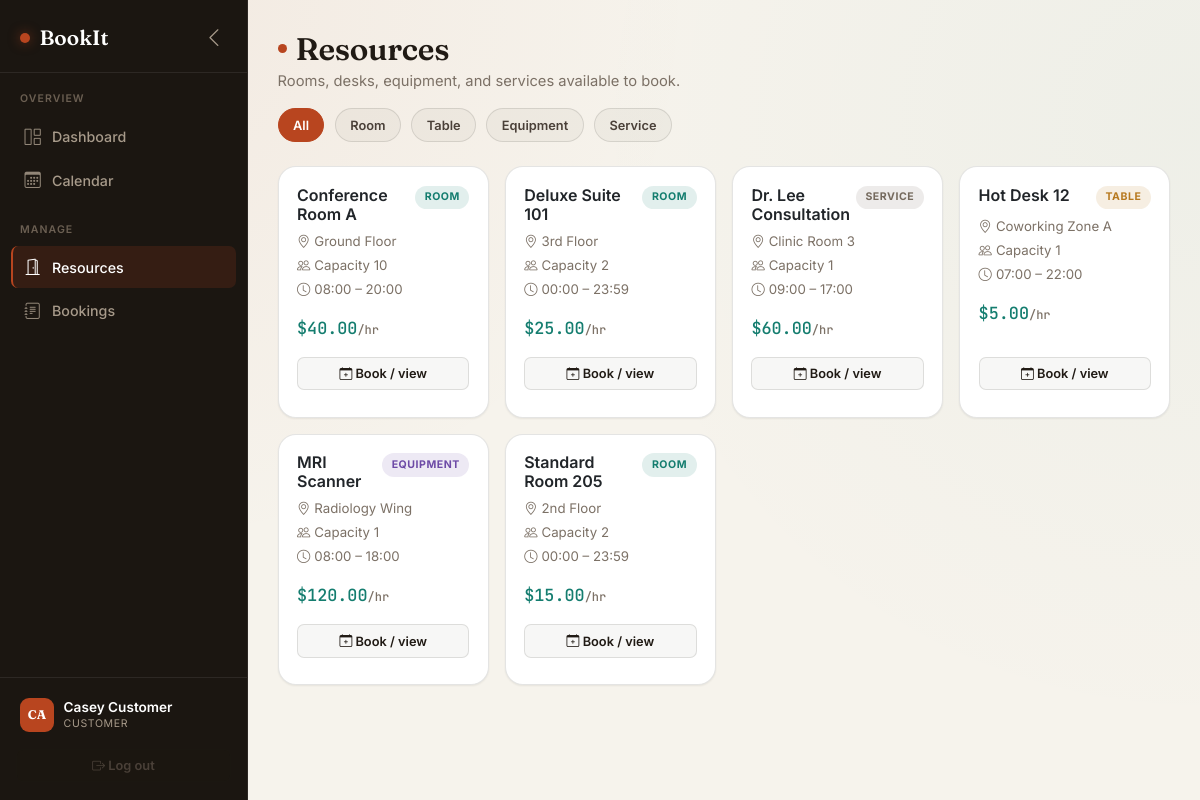
/resources (signed in), run on the app's committed database.
### app/models/user.py (models this page shows, shortened)
class User(Base):
    __tablename__ = "users"
    id = Column(Integer, primary_key=True, index=True)
    full_name = Column(String(120), nullable=False)
    email = Column(String(255), unique=True, index=True, nullable=False)
    hashed_password = Column(String(255), nullable=False)
    role = Column(Enum(RoleEnum), default=RoleEnum.customer, nullable=False)
    is_active = Column(Boolean, default=True, nullable=False)
    created_at = Column(DateTime, default=lambda: datetime.now(timezone.utc))
    bookings = relationship("Booking", back_populates="customer", foreign_keys="Booking.customer_id")

### app/models/resource.py (models this page shows, shortened)
class Resource(Base):
    __tablename__ = "resources"
    id = Column(Integer, primary_key=True, index=True)
    name = Column(String(150), nullable=False)
    type = Column(Enum(ResourceTypeEnum), nullable=False, default=ResourceTypeEnum.room)
    location = Column(String(200), nullable=True)
    capacity = Column(Integer, default=1, nullable=False)
    description = Column(Text, nullable=True)
    price_per_hour = Column(Float, default=0.0, nullable=False)
    open_time = Column(String(5), default="08:00")   # "HH:MM"
    close_time = Column(String(5), default="20:00")  # "HH:MM"
    is_active = Column(Boolean, default=True, nullable=False)
    created_at = Column(DateTime, default=lambda: datetime.now(timezone.utc))
    bookings = relationship("Booking", back_populates="resource")

### app/routers/resources.py (the view)
@router.get("", response_class=HTMLResponse)
def list_resources_page(
    request: Request,
    type: Optional[str] = None,
    db: Session = Depends(get_db),
    user: User = Depends(get_current_user),
):
    service = ResourceService(db)
    type_filter = ResourceTypeEnum(type) if type else None
    resources = service.list_resources(only_active=True, type_filter=type_filter)
    return templates.TemplateResponse(
        "resources.html",
        {"request": request, "user": user, "resources": resources, "types": list(ResourceTypeEnum),
         "active_type": type},
    )

### app/templates/resources.html (shortened to what this page needs)
{% extends "base.html" %}
{% block content %}
<div class="d-flex justify-content-between align-items-end mb-1">
  <div>
    <h1 class="page-title">Resources</h1>
    <p class="page-subtitle mb-0">Rooms, desks, equipment, and services available to book.</p>
  </div>
</div>
<div class="mb-4 mt-3">
  <a href="/resources" class="type-filter-pill {{ 'active' if not active_type }}">All</a>
  {% for t in types %}
  <a href="/resources?type={{ t.value }}" class="type-filter-pill {{ 'active' if active_type == t.value }}">{{ t.value|capitalize }}</a>
  {% endfor %}
</div>
<div class="row g-3">
  {% for r in resources %}
  {% set type_colors = {"room": ("var(--teal-tint)","var(--teal)"), "table": ("var(--amber-tint)","var(--amber)"), "equipment": ("var(--violet-tint)","var(--violet)"), "service": ("var(--slate-tint)","var(--slate)")} %}
  <div class="col-md-4 col-lg-3">
    <div class="card resource-card h-100">
      <div class="card-body d-flex flex-column">
        <div class="d-flex justify-content-between align-items-start mb-2">
          <h5 class="mb-0 fw-semibold" style="font-size:1rem;">{{ r.name }}</h5>
          <span class="resource-type-pill" style="background:{{ type_colors[r.type.value][0] }}; color:{{ type_colors[r.type.value][1] }};">{{ r.type.value }}</span>
        </div>
        <div class="text-muted mb-3" style="font-size:0.83rem;">
          <div class="mb-1"><i class="bi bi-geo-alt me-1"></i>{{ r.location or "No location set" }}</div>
          <div class="mb-1"><i class="bi bi-people me-1"></i>Capacity {{ r.capacity }}</div>
          <div><i class="bi bi-clock me-1"></i>{{ r.open_time }} – {{ r.close_time }}</div>
        </div>
        <div class="price-tag mb-3" style="font-size:1.05rem;">${{ "%.2f"|format(r.price_per_hour) }}<span class="text-muted" style="font-size:0.75rem;">/hr</span></div>
        <div class="mt-auto">
          <a href="/bookings?resource_id={{ r.id }}" class="btn btn-sm btn-outline-primary w-100 mb-2">
            <i class="bi bi-calendar-plus"></i> Book / view
          </a>
        </div>
      </div>
    </div>
  </div>
  {% endfor %}
</div>
{% endblock %}

### app/templates/base.html (shortened to what this page needs)
<!DOCTYPE html>
<html lang="en">
<head>
    <link href="https://cdn.jsdelivr.net/npm/bootstrap@5.3.3/dist/css/bootstrap.min.css" rel="stylesheet">
    <link href="https://cdn.jsdelivr.net/npm/bootstrap-icons@1.11.3/font/bootstrap-icons.css" rel="stylesheet">
    <link href="/static/css/style.css" rel="stylesheet">
</head>
<body>
{% if user %}
<div class="app-shell">
  <aside class="sidebar" id="sidebar">
    <div class="sidebar-brand">
      <span class="dot"></span> <span class="brand-label">BookIt</span>
      <button class="sidebar-collapse-btn ms-auto d-none d-lg-flex" id="sidebarCollapseBtn" title="Collapse sidebar">
        <i class="bi bi-chevron-left"></i>
      </button>
    </div>
    <nav class="sidebar-nav">
      <div class="sidebar-section-label">Overview</div>
      <a href="/dashboard" class="sidebar-link {{ 'active' if request.url.path == '/dashboard' }}"><i class="bi bi-grid-1x2"></i> Dashboard</a>
      <a href="/calendar" class="sidebar-link {{ 'active' if request.url.path == '/calendar' }}"><i class="bi bi-calendar3"></i> Calendar</a>
      <div class="sidebar-section-label">Manage</div>
      <a href="/resources" class="sidebar-link {{ 'active' if request.url.path == '/resources' }}"><i class="bi bi-door-open"></i> Resources</a>
      <a href="/bookings" class="sidebar-link {{ 'active' if request.url.path == '/bookings' }}"><i class="bi bi-journal-text"></i> Bookings</a>
    </nav>
    <div class="sidebar-footer">
      <a href="/profile" class="sidebar-user text-decoration-none {{ 'active-profile' if request.url.path == '/profile' }}">
        <div class="sidebar-avatar">{{ user.full_name[:2].upper() }}</div>
        <div>
          <div class="sidebar-user-name">{{ user.full_name }}</div>
          <div class="sidebar-user-role">{{ user.role.value }}</div>
        </div>
      </a>
      <a href="/logout" class="btn btn-sm btn-light w-100"><i class="bi bi-box-arrow-right"></i> <span class="link-label">Log out</span></a>
    </div>
  </aside>
  <div class="main-area">
    <div class="content">
      {% block content %}{% endblock %}
    </div>
  </div>
</div>
{% else %}
{% block bare_content %}{% endblock %}
{% endif %}
</body>
</html>

### data on the page
User: full_name "CA", full_name "Casey Customer", role.value "CUSTOMER"
Resource: name "Conference Room A", type.value "ROOM", location "Ground Floor", capacity "10", open_time "08:00", close_time "20:00", price_per_hour "40.00"
Resource: name "Deluxe Suite 101", type.value "ROOM", location "3rd Floor", capacity "2", open_time "00:00", close_time "23:59", price_per_hour "25.00"
Resource: name "Dr. Lee Consultation", type.value "SERVICE", location "Clinic Room 3", capacity "1", open_time "09:00", close_time "17:00", price_per_hour "60.00"
Resource: name "Hot Desk 12", type.value "TABLE", location "Coworking Zone A", capacity "1", open_time "07:00", close_time "22:00", price_per_hour "5.00"
Resource: name "MRI Scanner", type.value "EQUIPMENT", location "Radiology Wing", capacity "1", open_time "08:00", close_time "18:00", price_per_hour "120.00"
Resource: name "Standard Room 205", type.value "ROOM", location "2nd Floor", capacity "2", open_time "00:00", close_time "23:59", price_per_hour "15.00"

### other printed values
{{ t.value|capitalize }} "Room" "Table" "Equipment" "Service"
